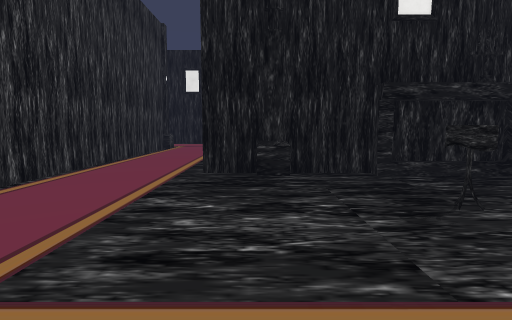
view 1 (above)

16 first-person views from a walk through a scene from a Unity 3-D project. The camera is 1.2 m above the floor, tilts 6° down and sees 80° across. The floor is counted in squares, 1 m on a side. Each view is taken from the middle of a square. On the plan, view 1 faces up. The plan holds only what a view shows up to about 13 squares ahead; the rest is blank. The place goes on beyond the plan. The player is left out. Some animated figures are left out. Some surface patterns are stand-ins.

view 2
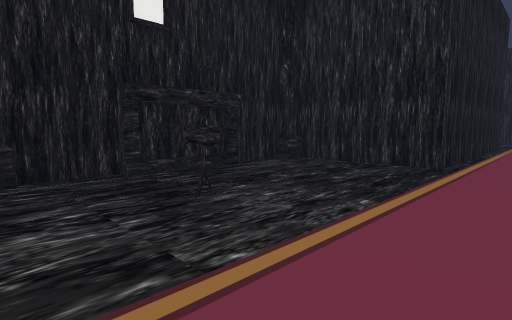

view 3
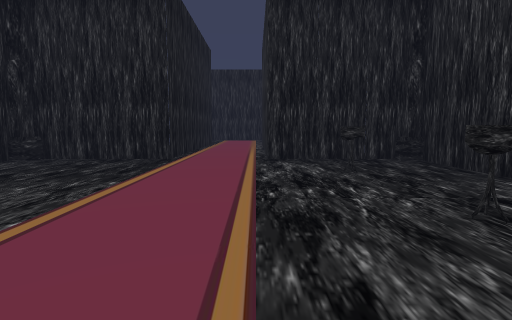

view 4
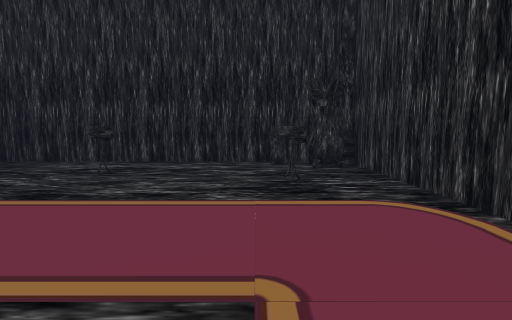

view 5
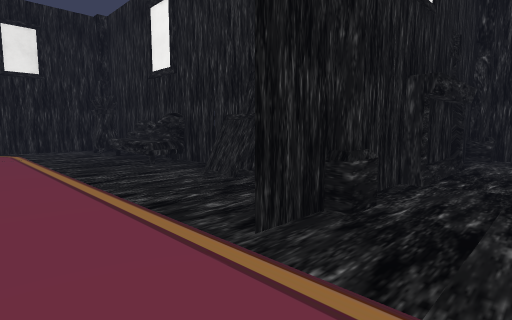

view 6
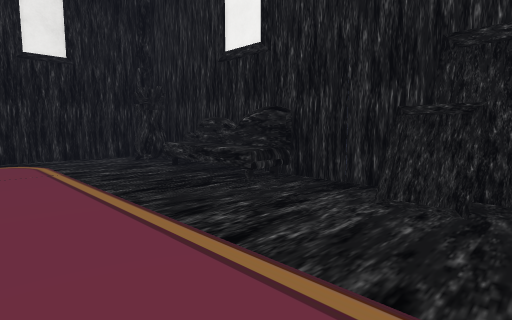

view 7
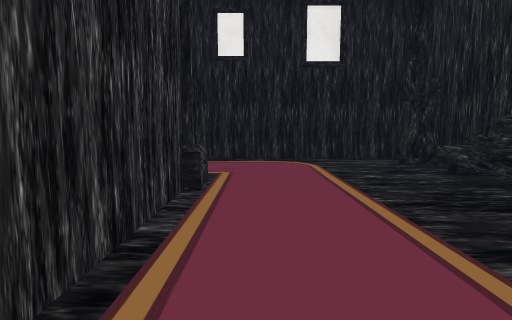

view 8
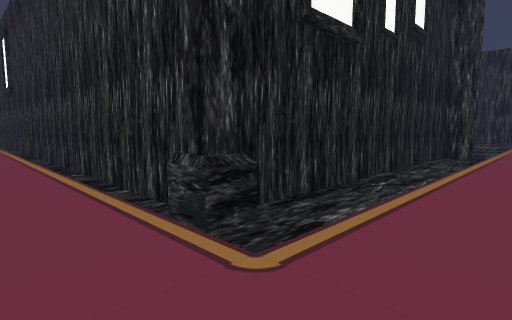

view 9
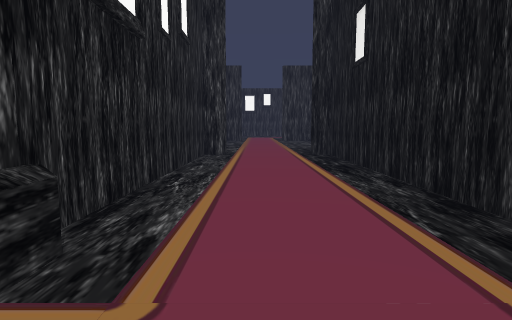

view 10
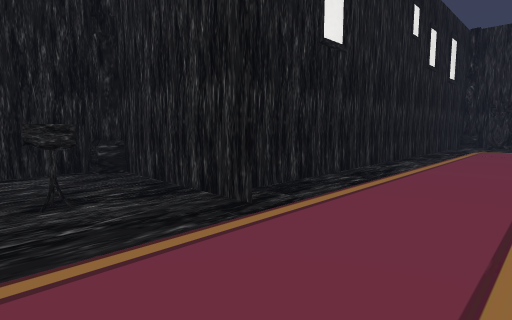

view 11
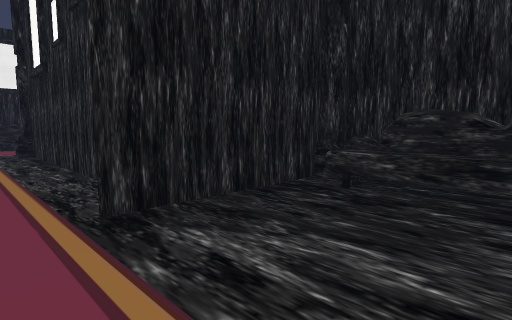

view 12
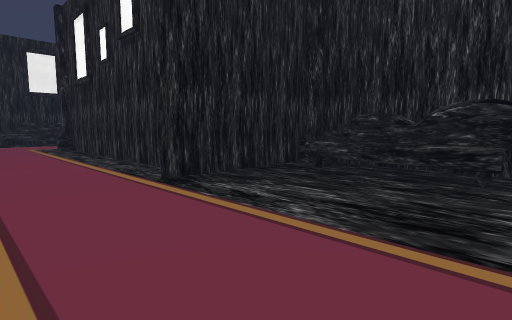

view 13
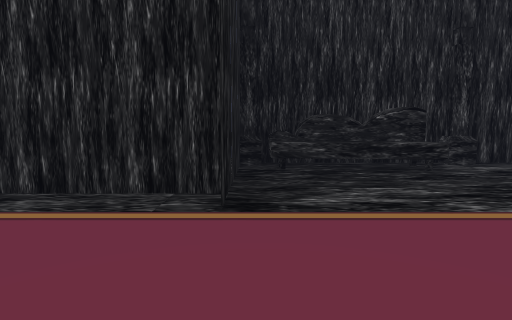

view 14
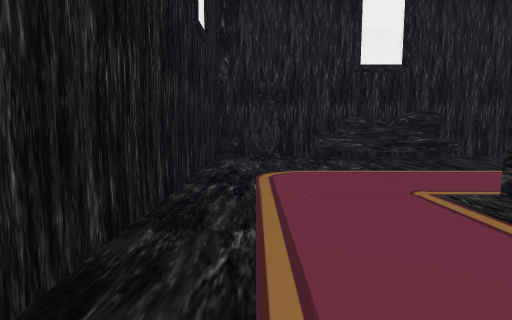

view 15
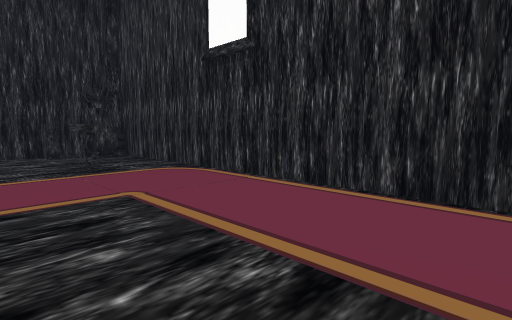

view 16
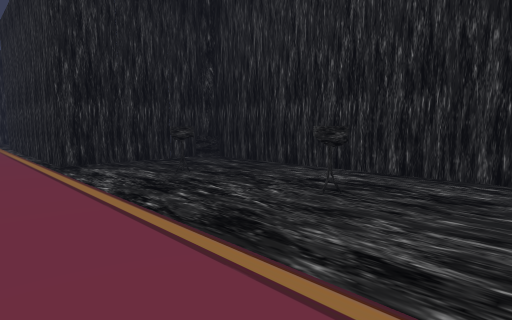

### Floor plan
Points are (right, up) in squares from view 1. A wall is a line through its corners. A room is listed if a view was taken in it or the views show most of it. See-through windows are left out.
Room 1 (views 1, 2, 3, 4, 5, 6, 7, 8, 9, 10, 11, 12, 13, 14, 15, 16)
walls: (-0.5, 8.5) (-1.5, 8.5); (2.5, 12.5) (2.5, 23.5); (-5.5, 17.6) (-5.5, -6.5); (3.4, 8.5) (1.4, 8.5); (9.5, 8.5) (7.5, 8.5); (-17.5, 14.5) (-17.5, 19.6); (1.5, 24.5) (-16.6, 24.5); (-17.5, 18.5) (-6.4, 18.5); (-17.5, 23.5) (-17.5, 28.5); (-4.1, -7.5) (9.5, -7.5); (12.5, 2.5) (10.5, 2.5) (10.5, 8.1); (10.5, -6.5) (10.5, -1.5) (12.5, -1.5); (-18.5, 29.6) (-20.2, 29.6)
ways out: opening at (10, -6)
objects: column (-24, 14); sofa (-23, 14) to (-19, 15); other object (-20, 25) to (-20, 26); column (-18, 14) to (-17, 14); column (-18, 29) to (-17, 30); column (-6, -8) to (-5, -7); column (-6, 18) to (-5, 19); vase (-5, -7) to (-4, -6); vase (-3, -7); other object (-3, -3); column (0, 8) to (1, 9); other object (1, 12) to (1, 13); sofa (1, 16) to (2, 20); vase (1, 22) to (2, 23); other object (2, -4); other object (2, 11) to (2, 13); column (2, 24) to (3, 25); other object (3, 5); fireplace (3, 8) to (5, 8); chandelier (6, 8); other object (7, -4); fireplace (7, 8); column (10, 8) to (10, 9)

Positions as (right, up) in squares from view 1, and headings:
1: (0, 0), facing up
2: (0, 0), facing up-right
3: (-2, -1), facing right
4: (-2, 4), facing down
5: (-4, 6), facing up-right
6: (-4, 11), facing up-right
7: (-4, 12), facing up
8: (-3, 22), facing down-left
9: (-3, 21), facing left
10: (-21, 20), facing up-right
11: (-22, 21), facing down-right
12: (-24, 23), facing down-right
13: (-18, 24), facing down
14: (-10, 23), facing right
15: (0, 7), facing down-left
16: (-1, 1), facing down-right
